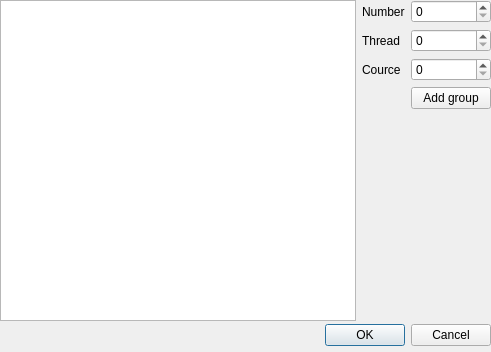
<?xml version="1.0" encoding="UTF-8"?>
<ui version="4.0">
 <class>group_dialog</class>
 <widget class="QDialog" name="group_dialog">
  <property name="geometry">
   <rect>
    <x>0</x>
    <y>0</y>
    <width>491</width>
    <height>352</height>
   </rect>
  </property>
  <property name="windowTitle">
   <string>Dialog</string>
  </property>
  <widget class="QDialogButtonBox" name="buttonBox">
   <property name="geometry">
    <rect>
     <x>150</x>
     <y>320</y>
     <width>341</width>
     <height>31</height>
    </rect>
   </property>
   <property name="orientation">
    <enum>Qt::Horizontal</enum>
   </property>
   <property name="standardButtons">
    <set>QDialogButtonBox::Cancel|QDialogButtonBox::Ok</set>
   </property>
  </widget>
  <widget class="QWidget" name="horizontalLayoutWidget">
   <property name="geometry">
    <rect>
     <x>0</x>
     <y>0</y>
     <width>491</width>
     <height>321</height>
    </rect>
   </property>
   <layout class="QHBoxLayout" name="horizontalLayout">
    <item>
     <widget class="QTreeView" name="treeView"/>
    </item>
    <item>
     <layout class="QFormLayout" name="formLayout">
      <item row="0" column="0">
       <widget class="QLabel" name="label_2">
        <property name="text">
         <string>Number</string>
        </property>
       </widget>
      </item>
      <item row="1" column="1">
       <widget class="QSpinBox" name="tread"/>
      </item>
      <item row="1" column="0">
       <widget class="QLabel" name="label">
        <property name="text">
         <string>Thread</string>
        </property>
       </widget>
      </item>
      <item row="2" column="1">
       <widget class="QSpinBox" name="cource">
        <property name="whatsThis">
         <string/>
        </property>
        <property name="accessibleName">
         <string/>
        </property>
       </widget>
      </item>
      <item row="2" column="0">
       <widget class="QLabel" name="label_3">
        <property name="text">
         <string>Cource</string>
        </property>
       </widget>
      </item>
      <item row="0" column="1">
       <widget class="QSpinBox" name="number"/>
      </item>
      <item row="3" column="1">
       <widget class="QPushButton" name="add_group_button">
        <property name="text">
         <string>Add group</string>
        </property>
       </widget>
      </item>
      <item row="3" column="0">
       <widget class="QLabel" name="label_4">
        <property name="text">
         <string/>
        </property>
       </widget>
      </item>
     </layout>
    </item>
   </layout>
  </widget>
 </widget>
 <resources/>
 <connections>
  <connection>
   <sender>buttonBox</sender>
   <signal>accepted()</signal>
   <receiver>group_dialog</receiver>
   <slot>accept()</slot>
   <hints>
    <hint type="sourcelabel">
     <x>248</x>
     <y>254</y>
    </hint>
    <hint type="destinationlabel">
     <x>157</x>
     <y>274</y>
    </hint>
   </hints>
  </connection>
  <connection>
   <sender>buttonBox</sender>
   <signal>rejected()</signal>
   <receiver>group_dialog</receiver>
   <slot>reject()</slot>
   <hints>
    <hint type="sourcelabel">
     <x>316</x>
     <y>260</y>
    </hint>
    <hint type="destinationlabel">
     <x>286</x>
     <y>274</y>
    </hint>
   </hints>
  </connection>
 </connections>
</ui>
